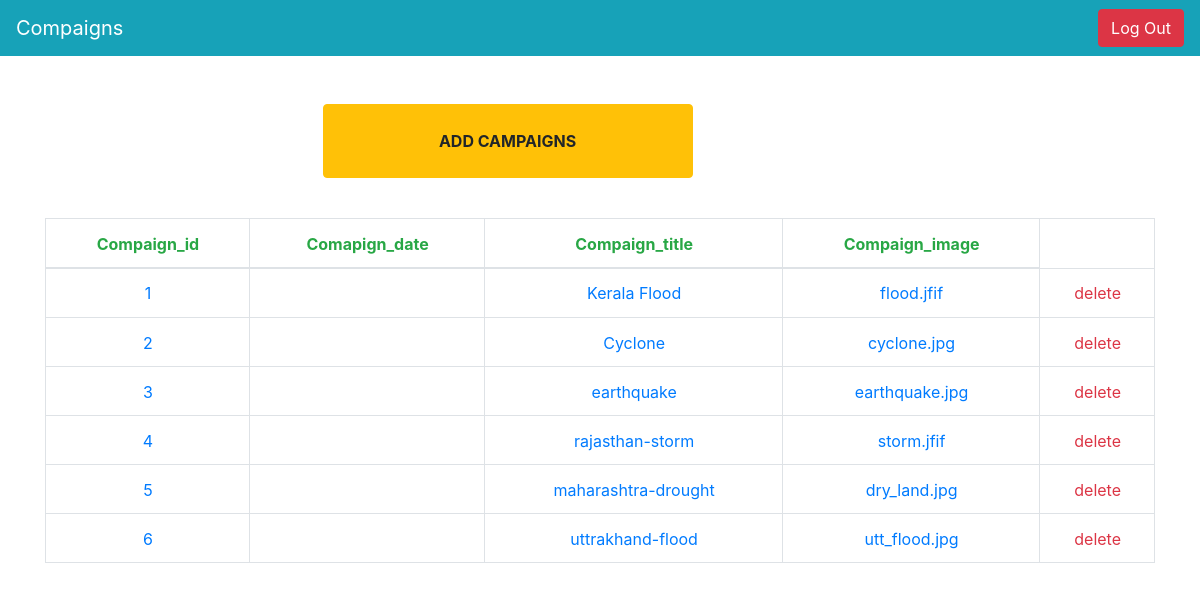
The page /admin/compaigns/index.php on the database as committed earlier.
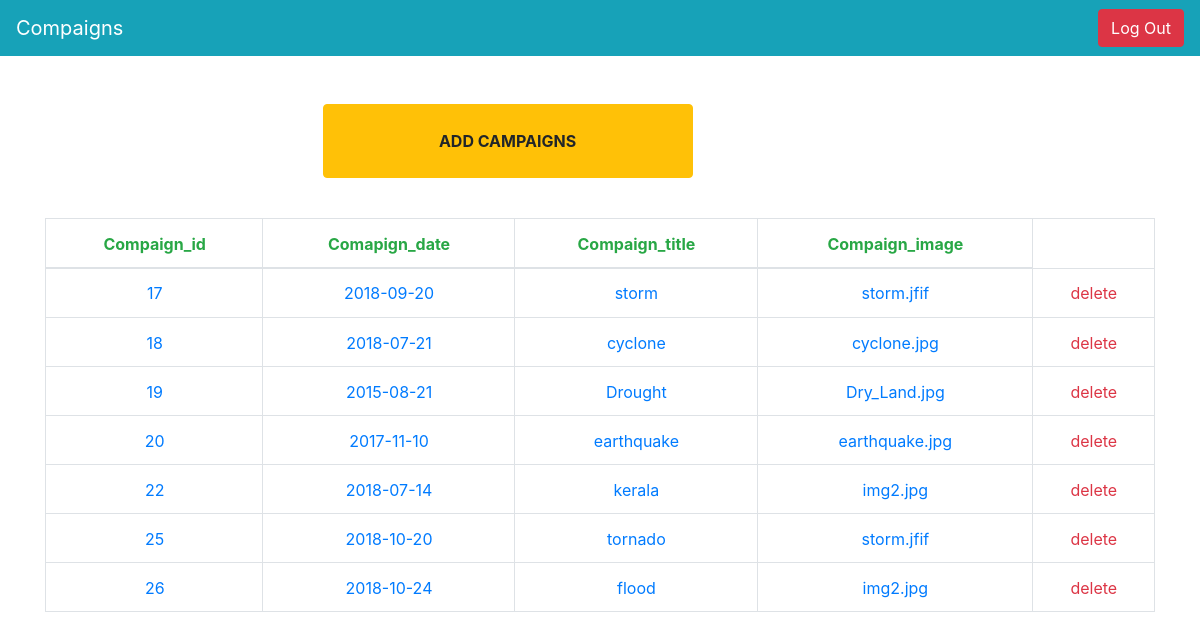
The same page on the database as committed later.
### tables this page shows
CREATE TABLE `compaign` (
  `compaign_id` int(11) NOT NULL,
  `date` date NOT NULL,
  `title` varchar(255) NOT NULL,
  `image` varchar(255) NOT NULL
);

### admin/compaigns/index.php (the view, shortened to what this page needs)
<?php include "../../includes/db.php"?>
<!DOCTYPE html>
 <html lang="en">
   <head>
     <link rel="stylesheet" href="../../extras/bootstrap.min.css">
     <link rel="stylesheet" href="../../extras/animate.min.css">
   </head>
   <body>
     <nav class="navbar navbar-expand-md bg-info navbar-dark">
       <a class="navbar-brand" href="#">Compaigns</a>
       <div class="collapse navbar-collapse" id="collapsibleNavbar">
        <ul class="navbar-nav text-center ml-auto">
          <li class="nav-item"><a href="../" class="btn btn-danger">Log Out</a></li>
        </ul>
       </div>
     </nav>
      <div class="container pt-4">
      <br>
      <div class="form-inline">
        <a href="../add_compaign/" class="col-md-4 btn btn-warning mb-4 p-4  offset-md-3 font-weight-bold animated bounceInLeft"> ADD CAMPAIGNS</a>
        <br>
      </div>
        <div class="table-responsive-md mt-3">
         <table class="table table-bordered text-center">
             <thead>
                 <tr class="font-weight-bold animated bounceIn text-success">
                     <th>
                         Compaign_id
                     </th>
                     <th>
                         Comapign_date
                     </th>
                     <th>
                         Compaign_title
                     </th>
                     <th>
                         Compaign_image
                     </th>
                 </tr>
             </thead>
             <tbody>
                 <?php
                 $select=mysqli_query($connection,"SELECT * FROM `compaign`");
                 while($row=mysqli_fetch_assoc($select))
                 {
                     $id=$row['compaign_id'];
                     $date=$row['date'];
                     $title=$row['title'];
                     $image=$row['image'];
                 ?>
                 <tr class="animated bounceIn text-primary">
                     <td>
                         <?php echo $id ?>
                     </td>
                     <td>
                          <?php echo $date ?>
                     </td>
                     <td>
                          <?php echo $title ?>
                     </td>
                     <td>
                          <?php echo $image ?>
                     </td>
                     <td>
                        <a href="?id=<?php echo $id ?>" class="text-danger">delete</a>
                     </td>
                 </tr>
                 <?php } ?>
             </tbody>
         </table>
          </div>
     </div>
  </body>
</html>

Rows that differ between the two databases and show on the page:
removed compaign: compaign_id "1", title "Kerala Flood", image "flood.jfif"
removed compaign: compaign_id "2", title "Cyclone", image "cyclone.jpg"
removed compaign: compaign_id "3", title "earthquake", image "earthquake.jpg"
removed compaign: compaign_id "4", title "rajasthan-storm", image "storm.jfif"
removed compaign: compaign_id "5", title "maharashtra-drought", image "dry_land.jpg"
removed compaign: compaign_id "6", title "uttrakhand-flood", image "utt_flood.jpg"
added compaign: compaign_id "17", date "2018-09-20", title "storm", image "storm.jfif"
added compaign: compaign_id "18", date "2018-07-21", title "cyclone", image "cyclone.jpg"
added compaign: compaign_id "19", date "2015-08-21", title "Drought", image "Dry_Land.jpg"
added compaign: compaign_id "20", date "2017-11-10", title "earthquake", image "earthquake.jpg"
added compaign: compaign_id "22", date "2018-07-14", title "kerala", image "img2.jpg"
added compaign: compaign_id "25", date "2018-10-20", title "tornado", image "storm.jfif"
added compaign: compaign_id "26", date "2018-10-24", title "flood", image "img2.jpg"
